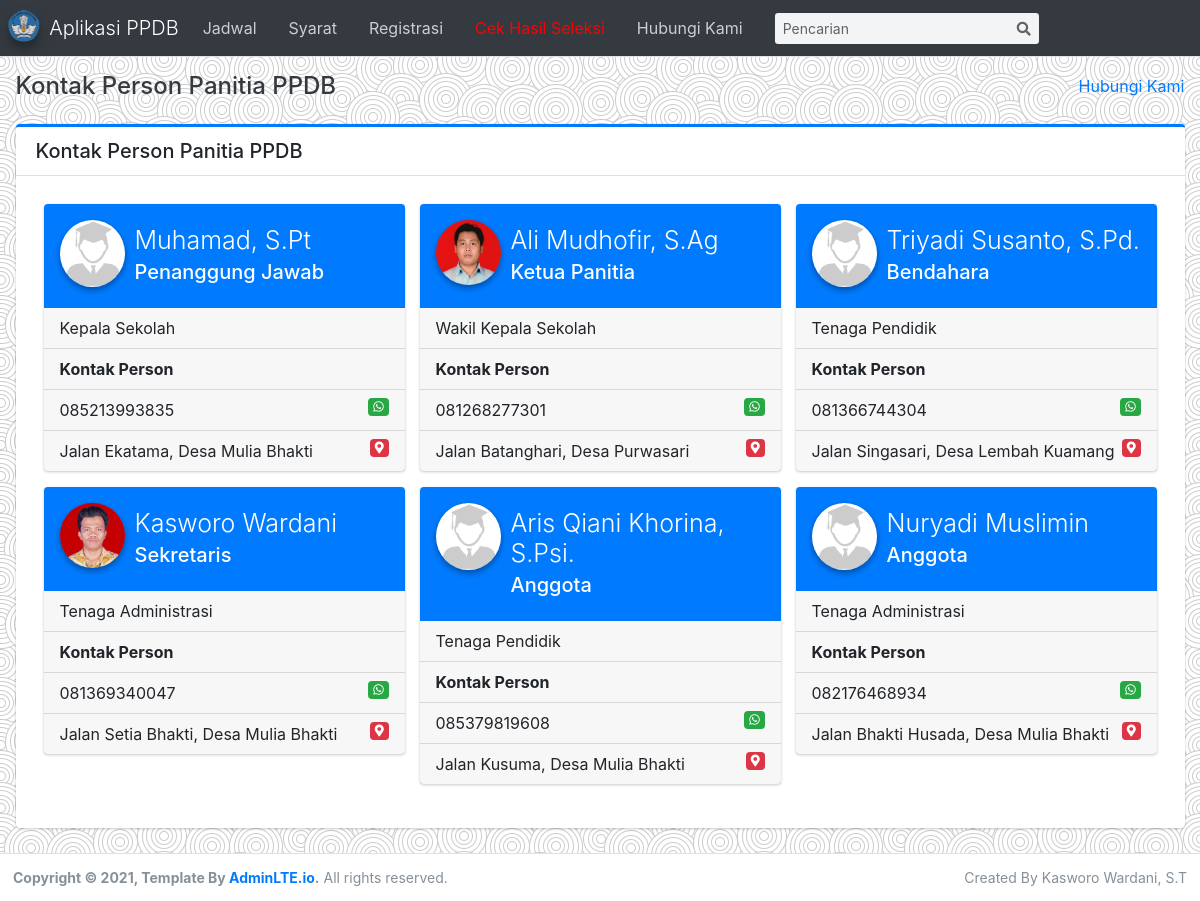
/index.php?p=kontak, run on the app's committed database.
### tables this page shows
CREATE TABLE `tb_user` (
  `iduser` int(11) NOT NULL AUTO_INCREMENT,
  `username` varchar(50) NOT NULL,
  `nama` varchar(250) NOT NULL,
  `jbtdinas` enum('1','2','3','4','5') DEFAULT NULL,
  `passwd` varchar(250) DEFAULT NULL,
  `level` enum('0','1') DEFAULT NULL,
  `aktif` enum('0','1') DEFAULT NULL,
  `jbtpanitia` enum('1','2','3','4','5','6') NOT NULL,
  `nip` varchar(18) NOT NULL,
  `tmplahir` varchar(250) DEFAULT NULL,
  `tgllahir` date DEFAULT NULL,
  `alamat` varchar(250) NOT NULL,
  `desa` varchar(250) NOT NULL,
  `logakhir` datetime NOT NULL,
  `kec` varchar(250) NOT NULL,
  `kab` varchar(250) NOT NULL,
  `prov` varchar(250) NOT NULL,
  `kdpos` char(5) NOT NULL,
  `email` varchar(250) NOT NULL,
  `nohp` char(15) NOT NULL,
  `foto` varchar(250) NOT NULL,
  `agama` enum('A','B','C','D','E','F') DEFAULT NULL,
  `gender` enum('L','P') DEFAULT NULL,
  `tglupdate` date DEFAULT NULL,
  PRIMARY KEY (`iduser`)
);

### bkp/kontak.php (the view)
<?php
include "config/konfigurasi.php";
?>
<div class="card card-primary card-outline">
	<div class="card-header">
		<h5 class="m-0">Kontak Person Panitia PPDB</h5>
	</div>
	<div class="card-body">
			<div class="row d-flex align-items-stretch p-2">
				<?php
					$quser=mysqli_query($sqlconn,"SELECT nama,alamat, desa, jbtdinas, jbtpanitia, nohp, foto FROM tb_user ORDER BY jbtpanitia, jbtdinas ASC");
					while($u=mysqli_fetch_array($quser))
					{
						if($u['jbtpanitia']=='1'){$jabatanpanitia='Penanggung Jawab';}
						else if($u['jbtpanitia']=='2'){$jabatanpanitia='Ketua Panitia';}
						else if($u['jbtpanitia']=='3'){$jabatanpanitia='Wakil Ketua Panitia';}
						else if($u['jbtpanitia']=='4'){$jabatanpanitia='Bendahara';} else if ($u['jbtpanitia']=='5'){$jabatanpanitia='Sekretaris';} else {$jabatanpanitia='Anggota';}
						if($u['jbtdinas']=='1'){$jabatandinas='Kepala Sekolah';} else if($u['jbtdinas']=='2'){$jabatandinas='Wakil Kepala Sekolah';} else if($u['jbtdinas']=='3'){$jabatandinas='Tenaga Pendidik';} else {$jabatandinas='Tenaga Administrasi';}
						if($u['foto']==''){
							$poto='assets/img/avatar.gif';
						} else {
								$fotouser='admin/foto/'.$u['foto'];
								if(file_exists($fotouser)){$poto=$fotouser;}
								else {$poto='assets/img/avatar.gif';}
						}
				?>
						<div class="col-12 col-sm-6 col-md-4">
						<div class="card card-widget widget-user-2">
							<div class="widget-user-header bg-primary">
								<div class="widget-user-image">
									<img class="img-circle elevation-2" src="<?php echo $poto;?>" alt="Foto">
								</div>
								<h3 class="widget-user-username"><?php echo $u['nama'];?></h3>
								<h5 class="widget-user-desc"><?php echo $jabatanpanitia;?></h5>
							</div>
							<div class="card-footer p-0">
								<ul class="nav flex-column">
									<li class="nav-item">
										<div class="nav-link">
											<?php echo $jabatandinas;?>
										</div>
									</li>
									<li class="nav-item">
										<div class="nav-link"><strong>Kontak Person</strong>
										</div>
									</li>
									<li class="nav-item">
										<div class="nav-link">
										<?php echo $u['nohp'];?>
										<span class="float-right badge bg-success">
											<i class="fab fa-whatsapp"></i>
										</span>
										</div>
									</li>
									<li class="nav-item">
										<div class="nav-link">
											<?php echo $u['alamat'].', Desa '.$u['desa'];?>
											<span class="float-right badge bg-danger">
												<i class="fas fa-map-marker-alt"></i>
											</span>
										</div>
									</li>
								</ul>
							</div>
						</div>
					</div>
					<?php } ?>
			</div>
	</div>
</div>

### index.php (shortened to what this page needs)
<?php
	$jd=viewdata("v_jadwal")[0];
	$awal=$jd['awal'];
?>
<!DOCTYPE html>
<html lang="en">
<head>
	<link rel="stylesheet" href="assets/css/all.min.css">
	<link rel="stylesheet" href="assets/css/adminlte.min.css">
	<link rel="stylesheet" href="assets/plugins/sweetalert2-theme-bootstrap-4/bootstrap-4.min.css">
	<link rel="stylesheet" href="assets/plugins/toastr/toastr.min.css">
	<link rel="stylesheet" href="assets/css/jquery.datetimepicker.css">
</head>
<body class="hold-transition layout-top-nav layout-navbar-fixed layout-footer-fixed">
	<div class="wrapper">
		<nav class="main-header navbar navbar-expand-md navbar-light navbar-dark">
			<a href="index.php?p=home" class="navbar-brand">
				<img src="assets/img/tutwuri.png" alt="PPDB App" class="brand-image img-circle elevation-3"
					style="opacity: .8">
				<span class="brand-text font-weight-light">Aplikasi PPDB</span>
			</a>
			<div class="collapse navbar-collapse order-3" id="navbarCollapse">
				<?php if(isset($awal)):?>
				<ul class="navbar-nav">
					<li class="nav-item">
						<a href="index.php?p=jadwal" class="nav-link">Jadwal</a>
					</li>
					<li class="nav-item">
						<a href="index.php?p=syarat" class="nav-link">Syarat</a>
					</li>
					<li class="nav-item dropdown">
						<a class="nav-link" data-toggle="dropdown" href="#">
							Registrasi
						</a>
					</li>
					<li class="nav-item">
						<a href="index.php?p=seleksi" class="nav-link"><span style="color:red">Cek Hasil Seleksi</span></a>
					</li>
					<li class="nav-item">
						<a href="index.php?p=kontak" class="nav-link">Hubungi Kami</a>
					</li>
				</ul>
					<?php endif?>
					<form action ="" method="post" class="form-inline ml-0 ml-md-3">
						<div class="input-group input-group-sm">
						<input class="form-control form-control-navbar" type="search" placeholder="Pencarian" aria-label="Search" name="kunci">
							<div class="input-group-append">
								<button class="btn btn-navbar" type="submit" name="cari" id="cari">
									<i class="fas fa-search"></i>
								</button>
							</div>
						</div>
					</form>
		</div>
	</nav>
	<?php
	if(isset($_GET['p'])=='' || $_GET['p']=='home')
	{
		$link="?";
		$judul="Beranda";
		$subjudul="";
		$info="";
	}
	else if($_GET['p']=='jadwal')
	{
		$link="index.php?p=jadwal";
		$judul="Jadwal PPDB <small>(Penerimaan Peserta Didik Baru)</small>";
		$info="Informasi Jadwal PPDB";
	}
	else if($_GET['p']=='syarat')
	{
		$link="index.php?p=syarat";
		$judul="Syarat dan Ketentuan PPDB <small>(Penerimaan Peserta Didik Baru)</small>";
		$info="Informasi Syarat dan Ketentuan PPDB";
	}
	else if($_GET['p']=='dayatampung')
	{
		$link="index.php?p=dayatampung";
		$judul="Informasi Daya Tampung";
		$info="Registrasi";
	}
	else if($_GET['p']=='kontak')
	{
		$link="index.php?p=kontak";
		$judul="Kontak Person Panitia PPDB";
		$info="Hubungi Kami";
	}
	?>
	<div class="content-wrapper" style="background:url(assets/img/boxed-bg.png);height: auto;">
	<div class="content-header">
		<div class="container-fluid">
			<div class="row mb-2">
				<div class="col-sm-8">
					<h4 class="m-0 text-dark"> <?php echo $judul;?></h4>
				</div>
				<div class="col-sm-4">
					<ol class="breadcrumb float-sm-right">
						<li class="breadcrumb-item"><a href="<?php echo $link;?>"><?php echo $info;?></a></li>
					</ol>
				</div>
			</div>
		</div>
	</div>
	<div class="content">
		<div class="container-fluid">
			<?php
			if(empty($_GET['p']) || $_GET['p']=='home'){include "home.php";}
			else if($_GET['p']=='jadwal'){include "jadwal.php";}
			else if($_GET['p']=='syarat'){include "syarat.php";}
			else if($_GET['p']=='kontak'){include "kontak.php";}
			?>
		</div>
	</div>
	</div>
	<footer class="main-footer text-sm">
	<div class="float-right d-none d-sm-inline">
		Created By Kasworo Wardani, S.T
	</div>
	<strong>Copyright &copy; 2021, Template By <a href="https://adminlte.io">AdminLTE.io</a>.</strong> All rights reserved.
	</footer>
</div>
</body>
</html>

### data on the page
tb_user: nama "Muhamad, S.Pt", jbtpanitia "Penanggung Jawab", jbtdinas "Kepala Sekolah", nohp "085213993835", alamat "Jalan Ekatama", desa "Mulia Bhakti"
tb_user: foto (picture), nama "Ali Mudhofir, S.Ag", jbtpanitia "Ketua Panitia", jbtdinas "Wakil Kepala Sekolah", nohp "081268277301", alamat "Jalan Batanghari", desa "Purwasari"
tb_user: nama "Triyadi Susanto, S.Pd.", jbtpanitia "Bendahara", jbtdinas "Tenaga Pendidik", nohp "081366744304", alamat "Jalan Singasari", desa "Lembah Kuamang"
tb_user: foto (picture), nama "Kasworo Wardani", jbtpanitia "Sekretaris", jbtdinas "Tenaga Administrasi", nohp "081369340047", alamat "Jalan Setia Bhakti", desa "Mulia Bhakti"
tb_user: nama "Aris Qiani Khorina, S.Psi.", jbtpanitia "Anggota", jbtdinas "Tenaga Pendidik", nohp "085379819608", alamat "Jalan Kusuma", desa "Mulia Bhakti"
tb_user: nama "Nuryadi Muslimin", jbtpanitia "Anggota", jbtdinas "Tenaga Administrasi", nohp "082176468934", alamat "Jalan Bhakti Husada", desa "Mulia Bhakti"

### other printed values
$judul "Kontak Person Panitia PPDB"
$info "Hubungi Kami"
